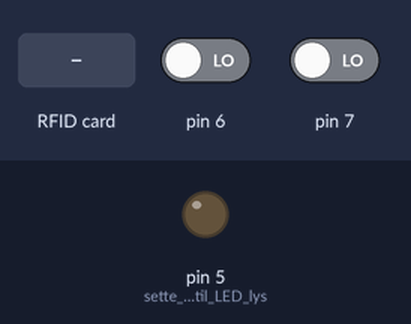
The sketch below on a simulated Arduino Uno, built with avr-gcc and run on an emulated ATmega328P. Parts: output pins drawn as LEDs (lit = HIGH). Inputs (shaded band) come from the test bench; at power-on: pin 6 LOW, pin 7 LOW. Pins used as bus, display or sensor lines are not drawn; what the sketch prints to the serial monitor is not drawn.

Above: at 1.2 s.
1.3 s: RFID card 5E 7A 19 C4 held to the reader
2.8 s: pin 6 driven HIGH
5.3 s: pin 7 driven HIGH
8.3 s: pin 6 driven LOW and pin 7 driven LOW
11.3 s: pin 6 driven HIGH
Timing chart, 0 to 13.8 s (numbered marks = the images above; inputs shaded):
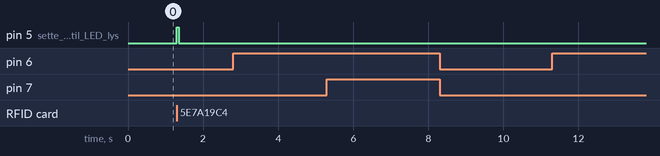

Measured:
- after the input at 1.3 s, pin 5 (sette_opp_pin_til_LED_lys): LOW → HIGH at once, → LOW 0.05 s later
- after the input at 2.8 s, every drawn part: stays the same
- after the input at 5.3 s, every drawn part: stays the same
- after the input at 8.3 s, every drawn part: stays the same
- after the input at 11.3 s, every drawn part: stays the same

The sketch:

easyTalk_.ino
```cpp
/**
* Read a card using a mfrc522 reader on your SPI interface
* Pin layout should be as follows (on Arduino Uno):
* MOSI: Pin 11 / ICSP-4
* MISO: Pin 12 / ICSP-1
* SCK: Pin 13 / ISCP-3
* SS: Pin 10
* RST: Pin 9
*
* Script is based on the script of Miguel Balboa.
* New cardnumber is printed when card has changed. Only a dot is printed
* if card is the same.
*
* @version 0.1
* @author Henri de Jong
* @since 06-01-2013
*/

#include <SPI.h>
#include <RFID.h>

#include <Wire.h>

#define SS_PIN 10
#define RST_PIN 9

RFID rfid(SS_PIN, RST_PIN);

int buzzPin = 3;

// Setup variables:
    int serNum0;
    int serNum1;
    int serNum2;
    int serNum3;
    int serNum4;
//Korter nummer som man registerte før
int brikke[] = {6,114,204,59,131};
int card[] = {211,148,122,37,24};

void setup()
{
  pinMode(5, OUTPUT);//sette opp pin til LED lyset
  Serial.begin(9600);
  SPI.begin();
  rfid.init();
  Wire.begin(); // join i2c bus (address optional for master)
  digitalWrite(5,LOW);//LED lyset lyser ikke i begynnelsen
}


byte x = 0;


void loop()

{
    //Hvis RFID-leser leser kort(altså kube legger på boks), finner systemet ut hvilken nummer kortet er
    if (rfid.isCard()) {
       digitalWrite(5,HIGH);//LED lyset lyser
        if (rfid.readCardSerial()) {
            if (rfid.serNum[0] != serNum0
                && rfid.serNum[1] != serNum1
                && rfid.serNum[2] != serNum2
                && rfid.serNum[3] != serNum3
                && rfid.serNum[4] != serNum4
            ) {
                /* With a new cardnumber, show it. */
                serNum0 = rfid.serNum[0];
                serNum1 = rfid.serNum[1];
                serNum2 = rfid.serNum[2];
                serNum3 = rfid.serNum[3];
                serNum4 = rfid.serNum[4];
    //sjekker kort nummeren er lik hvilken person som man registerte før
    //deretter printer person nummer på terminal
    if(checkCard(brikke)){
      Serial.print(3);
      return;
    }
    else if(checkCard(card)){
      Serial.print(2);
      return;
    }
    else{
      Serial.print(0);
      return;
    }
             } else {
               /* If we have the same ID, just write a dot. */
             }
          }
          delay(500);
    }
    else if(!rfid.isCard()){//Hvis kube ikke lenge er i boks(altså kube blir tatt bordt)
      digitalWrite(5,LOW);//LED lyset lyser ikke
      /*if no card, we send a dot*/
      if(digitalRead(7) == HIGH){//Avbryt knappen blir trykket
          Serial.print('b');
          delay(1000);
      }
      if(digitalRead(6) == HIGH){//Svar knappen blir trykket
          Serial.print('c');
          delay(1000);
      }


               Serial.print("x");//det betyr prosessingen skal ikke gjøre noen
//sletter nummer for å starte og lese en ny kode
                serNum0 = 0;
                serNum1 = 0;
                serNum2 = 0;
                serNum3 = 0;
                serNum4 = 0;

    }

    rfid.halt();

}

//Sjekk om det er  kort nummer
boolean checkCard(int a[]){

    if(rfid.serNum[0] == a[0]
                && rfid.serNum[1] == a[1]
                && rfid.serNum[2] == a[2]
                && rfid.serNum[3] == a[3]
                && rfid.serNum[4] == a[4]){
      return true;
    }
    else {
      return false;
    }
}
```
